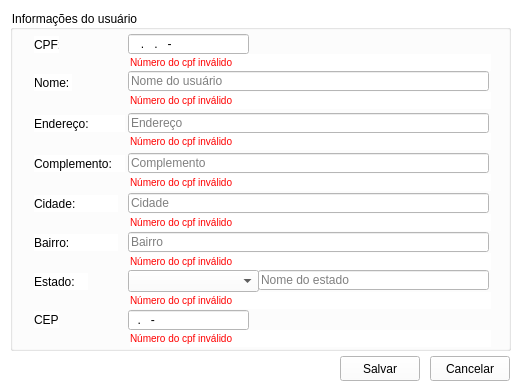
<?xml version="1.0" encoding="UTF-8"?>
<ui version="4.0">
 <class>Form</class>
 <widget class="QWidget" name="Form">
  <property name="geometry">
   <rect>
    <x>0</x>
    <y>0</y>
    <width>522</width>
    <height>387</height>
   </rect>
  </property>
  <property name="windowTitle">
   <string>Registro de usuário</string>
  </property>
  <property name="styleSheet">
   <string notr="true">background-color: white; font-family: arial, sans-serif;</string>
  </property>
  <widget class="QPushButton" name="btnCancelar">
   <property name="geometry">
    <rect>
     <x>430</x>
     <y>356</y>
     <width>80</width>
     <height>25</height>
    </rect>
   </property>
   <property name="text">
    <string>Cancelar</string>
   </property>
  </widget>
  <widget class="QPushButton" name="btnSalvar">
   <property name="geometry">
    <rect>
     <x>340</x>
     <y>356</y>
     <width>80</width>
     <height>25</height>
    </rect>
   </property>
   <property name="text">
    <string>Salvar</string>
   </property>
  </widget>
  <widget class="QGroupBox" name="groupBox">
   <property name="geometry">
    <rect>
     <x>10</x>
     <y>10</y>
     <width>501</width>
     <height>341</height>
    </rect>
   </property>
   <property name="title">
    <string>Informações do usuário</string>
   </property>
   <widget class="QLabel" name="label">
    <property name="geometry">
     <rect>
      <x>24</x>
      <y>64</y>
      <width>38</width>
      <height>17</height>
     </rect>
    </property>
    <property name="text">
     <string>Nome:</string>
    </property>
   </widget>
   <widget class="QComboBox" name="cmbEstado">
    <property name="geometry">
     <rect>
      <x>118</x>
      <y>260</y>
      <width>131</width>
      <height>22</height>
     </rect>
    </property>
    <property name="styleSheet">
     <string notr="true">color: black;background-color: white;</string>
    </property>
   </widget>
   <widget class="QLabel" name="label_6">
    <property name="geometry">
     <rect>
      <x>24</x>
      <y>185</y>
      <width>84</width>
      <height>17</height>
     </rect>
    </property>
    <property name="text">
     <string>Cidade:</string>
    </property>
   </widget>
   <widget class="QLineEdit" name="txtEndereco">
    <property name="geometry">
     <rect>
      <x>118</x>
      <y>103</y>
      <width>361</width>
      <height>20</height>
     </rect>
    </property>
    <property name="placeholderText">
     <string>Endereço</string>
    </property>
   </widget>
   <widget class="QLabel" name="label_3">
    <property name="geometry">
     <rect>
      <x>24</x>
      <y>26</y>
      <width>25</width>
      <height>17</height>
     </rect>
    </property>
    <property name="text">
     <string>CPF:</string>
    </property>
   </widget>
   <widget class="QLineEdit" name="txtNome">
    <property name="geometry">
     <rect>
      <x>118</x>
      <y>61</y>
      <width>361</width>
      <height>20</height>
     </rect>
    </property>
    <property name="toolTip">
     <string>&lt;html&gt;&lt;head/&gt;&lt;body&gt;&lt;p&gt;Nome do usuário&lt;/p&gt;&lt;/body&gt;&lt;/html&gt;</string>
    </property>
    <property name="placeholderText">
     <string>Nome do usuário</string>
    </property>
   </widget>
   <widget class="QLineEdit" name="txtCidade">
    <property name="geometry">
     <rect>
      <x>118</x>
      <y>183</y>
      <width>361</width>
      <height>20</height>
     </rect>
    </property>
    <property name="placeholderText">
     <string>Cidade</string>
    </property>
   </widget>
   <widget class="QLabel" name="label_8">
    <property name="geometry">
     <rect>
      <x>24</x>
      <y>301</y>
      <width>25</width>
      <height>17</height>
     </rect>
    </property>
    <property name="text">
     <string>CEP:</string>
    </property>
   </widget>
   <widget class="QLineEdit" name="txtCep">
    <property name="geometry">
     <rect>
      <x>118</x>
      <y>300</y>
      <width>121</width>
      <height>20</height>
     </rect>
    </property>
    <property name="toolTip">
     <string>&lt;html&gt;&lt;head/&gt;&lt;body&gt;&lt;p&gt;Número do CPF&lt;/p&gt;&lt;/body&gt;&lt;/html&gt;</string>
    </property>
    <property name="inputMask">
     <string extracomment="Código de endereçametno postal">00.000-000</string>
    </property>
    <property name="alignment">
     <set>Qt::AlignLeading|Qt::AlignLeft|Qt::AlignVCenter</set>
    </property>
    <property name="placeholderText">
     <string>CEP</string>
    </property>
   </widget>
   <widget class="QLabel" name="label_5">
    <property name="geometry">
     <rect>
      <x>24</x>
      <y>145</y>
      <width>91</width>
      <height>17</height>
     </rect>
    </property>
    <property name="text">
     <string>Complemento:</string>
    </property>
   </widget>
   <widget class="QLabel" name="label_7">
    <property name="geometry">
     <rect>
      <x>24</x>
      <y>224</y>
      <width>84</width>
      <height>17</height>
     </rect>
    </property>
    <property name="text">
     <string>Bairro:</string>
    </property>
   </widget>
   <widget class="QLineEdit" name="txtComplemento">
    <property name="geometry">
     <rect>
      <x>118</x>
      <y>143</y>
      <width>361</width>
      <height>20</height>
     </rect>
    </property>
    <property name="placeholderText">
     <string>Complemento</string>
    </property>
   </widget>
   <widget class="QLineEdit" name="txtCpf">
    <property name="geometry">
     <rect>
      <x>118</x>
      <y>24</y>
      <width>121</width>
      <height>20</height>
     </rect>
    </property>
    <property name="toolTip">
     <string>&lt;html&gt;&lt;head/&gt;&lt;body&gt;&lt;p&gt;Número do CPF&lt;/p&gt;&lt;/body&gt;&lt;/html&gt;</string>
    </property>
    <property name="inputMask">
     <string extracomment="Número do CPF">000.000.000-00</string>
    </property>
    <property name="alignment">
     <set>Qt::AlignLeading|Qt::AlignLeft|Qt::AlignVCenter</set>
    </property>
    <property name="placeholderText">
     <string>Número do CPF</string>
    </property>
   </widget>
   <widget class="QLineEdit" name="txtEstadoNome">
    <property name="enabled">
     <bool>true</bool>
    </property>
    <property name="geometry">
     <rect>
      <x>248</x>
      <y>260</y>
      <width>231</width>
      <height>20</height>
     </rect>
    </property>
    <property name="readOnly">
     <bool>true</bool>
    </property>
    <property name="placeholderText">
     <string>Nome do estado</string>
    </property>
   </widget>
   <widget class="QLineEdit" name="txtBairro">
    <property name="geometry">
     <rect>
      <x>118</x>
      <y>222</y>
      <width>361</width>
      <height>20</height>
     </rect>
    </property>
    <property name="placeholderText">
     <string>Bairro</string>
    </property>
   </widget>
   <widget class="QLabel" name="label_4">
    <property name="geometry">
     <rect>
      <x>24</x>
      <y>263</y>
      <width>54</width>
      <height>17</height>
     </rect>
    </property>
    <property name="text">
     <string>Estado:</string>
    </property>
   </widget>
   <widget class="QLabel" name="label_2">
    <property name="geometry">
     <rect>
      <x>24</x>
      <y>105</y>
      <width>91</width>
      <height>17</height>
     </rect>
    </property>
    <property name="text">
     <string>Endereço:</string>
    </property>
   </widget>
   <widget class="QLabel" name="lblCpfMsg">
    <property name="geometry">
     <rect>
      <x>120</x>
      <y>44</y>
      <width>361</width>
      <height>17</height>
     </rect>
    </property>
    <property name="styleSheet">
     <string notr="true">background-color: white; font-family: arial, sans-serif;font-size: 10px;color:red;</string>
    </property>
    <property name="text">
     <string>Número do cpf inválido</string>
    </property>
   </widget>
   <widget class="QLabel" name="lblNomeMsg">
    <property name="geometry">
     <rect>
      <x>120</x>
      <y>82</y>
      <width>361</width>
      <height>17</height>
     </rect>
    </property>
    <property name="styleSheet">
     <string notr="true">background-color: white; font-family: arial, sans-serif;font-size: 10px;color:red;</string>
    </property>
    <property name="text">
     <string>Número do cpf inválido</string>
    </property>
   </widget>
   <widget class="QLabel" name="lblEnderecoMsg">
    <property name="geometry">
     <rect>
      <x>120</x>
      <y>123</y>
      <width>361</width>
      <height>17</height>
     </rect>
    </property>
    <property name="styleSheet">
     <string notr="true">background-color: white; font-family: arial, sans-serif;font-size: 10px;color:red;</string>
    </property>
    <property name="text">
     <string>Número do cpf inválido</string>
    </property>
   </widget>
   <widget class="QLabel" name="lblComplementoMsg">
    <property name="geometry">
     <rect>
      <x>120</x>
      <y>164</y>
      <width>361</width>
      <height>17</height>
     </rect>
    </property>
    <property name="styleSheet">
     <string notr="true">background-color: white; font-family: arial, sans-serif;font-size: 10px;color:red;</string>
    </property>
    <property name="text">
     <string>Número do cpf inválido</string>
    </property>
   </widget>
   <widget class="QLabel" name="lblCidadeMsg">
    <property name="geometry">
     <rect>
      <x>120</x>
      <y>204</y>
      <width>361</width>
      <height>17</height>
     </rect>
    </property>
    <property name="styleSheet">
     <string notr="true">background-color: white; font-family: arial, sans-serif;font-size: 10px;color:red;</string>
    </property>
    <property name="text">
     <string>Número do cpf inválido</string>
    </property>
   </widget>
   <widget class="QLabel" name="lblBairroMsg">
    <property name="geometry">
     <rect>
      <x>120</x>
      <y>243</y>
      <width>361</width>
      <height>17</height>
     </rect>
    </property>
    <property name="styleSheet">
     <string notr="true">background-color: white; font-family: arial, sans-serif;font-size: 10px;color:red;</string>
    </property>
    <property name="text">
     <string>Número do cpf inválido</string>
    </property>
   </widget>
   <widget class="QLabel" name="lblEstadoMsg">
    <property name="geometry">
     <rect>
      <x>120</x>
      <y>282</y>
      <width>361</width>
      <height>17</height>
     </rect>
    </property>
    <property name="styleSheet">
     <string notr="true">background-color: white; font-family: arial, sans-serif;font-size: 10px;color:red;</string>
    </property>
    <property name="text">
     <string>Número do cpf inválido</string>
    </property>
   </widget>
   <widget class="QLabel" name="lblCepMsg">
    <property name="geometry">
     <rect>
      <x>120</x>
      <y>320</y>
      <width>361</width>
      <height>17</height>
     </rect>
    </property>
    <property name="styleSheet">
     <string notr="true">background-color: white; font-family: arial, sans-serif;font-size: 10px;color:red;</string>
    </property>
    <property name="text">
     <string>Número do cpf inválido</string>
    </property>
   </widget>
  </widget>
 </widget>
 <tabstops>
  <tabstop>txtCpf</tabstop>
  <tabstop>txtNome</tabstop>
  <tabstop>txtEndereco</tabstop>
  <tabstop>txtComplemento</tabstop>
  <tabstop>txtCidade</tabstop>
  <tabstop>txtBairro</tabstop>
  <tabstop>cmbEstado</tabstop>
  <tabstop>txtEstadoNome</tabstop>
  <tabstop>txtCep</tabstop>
  <tabstop>btnSalvar</tabstop>
  <tabstop>btnCancelar</tabstop>
 </tabstops>
 <resources/>
 <connections/>
</ui>
